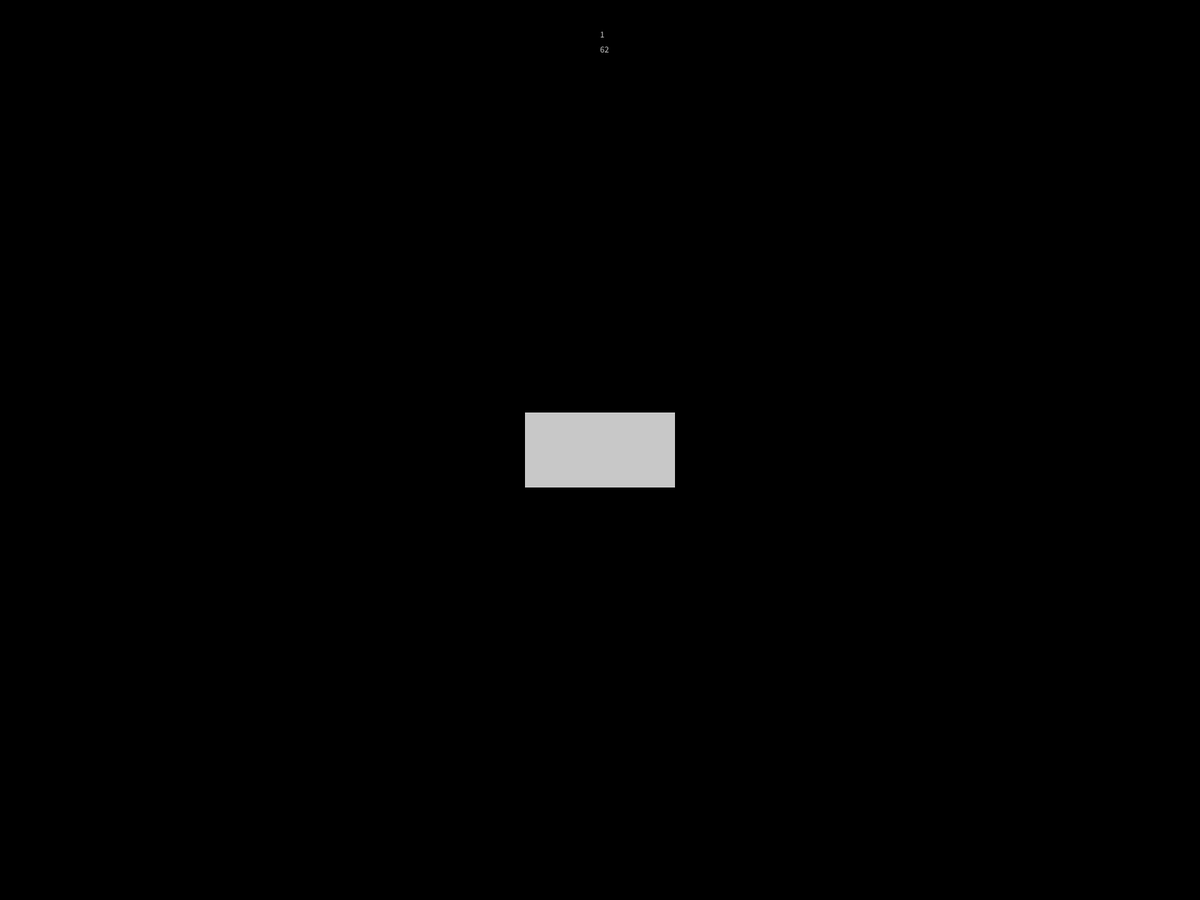
Frame 1 (no input)
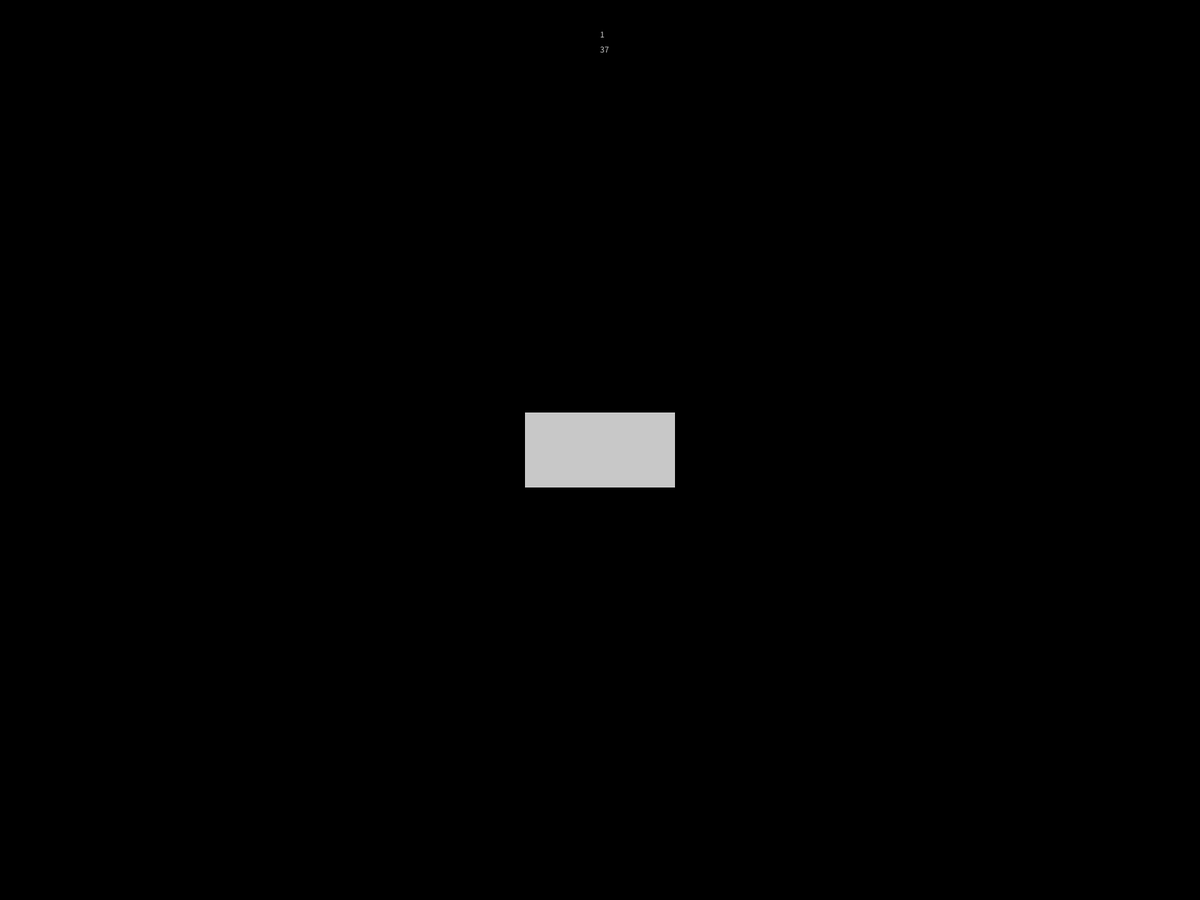
Frame 60 (the mouse pressed at the canvas centre just before this capture)
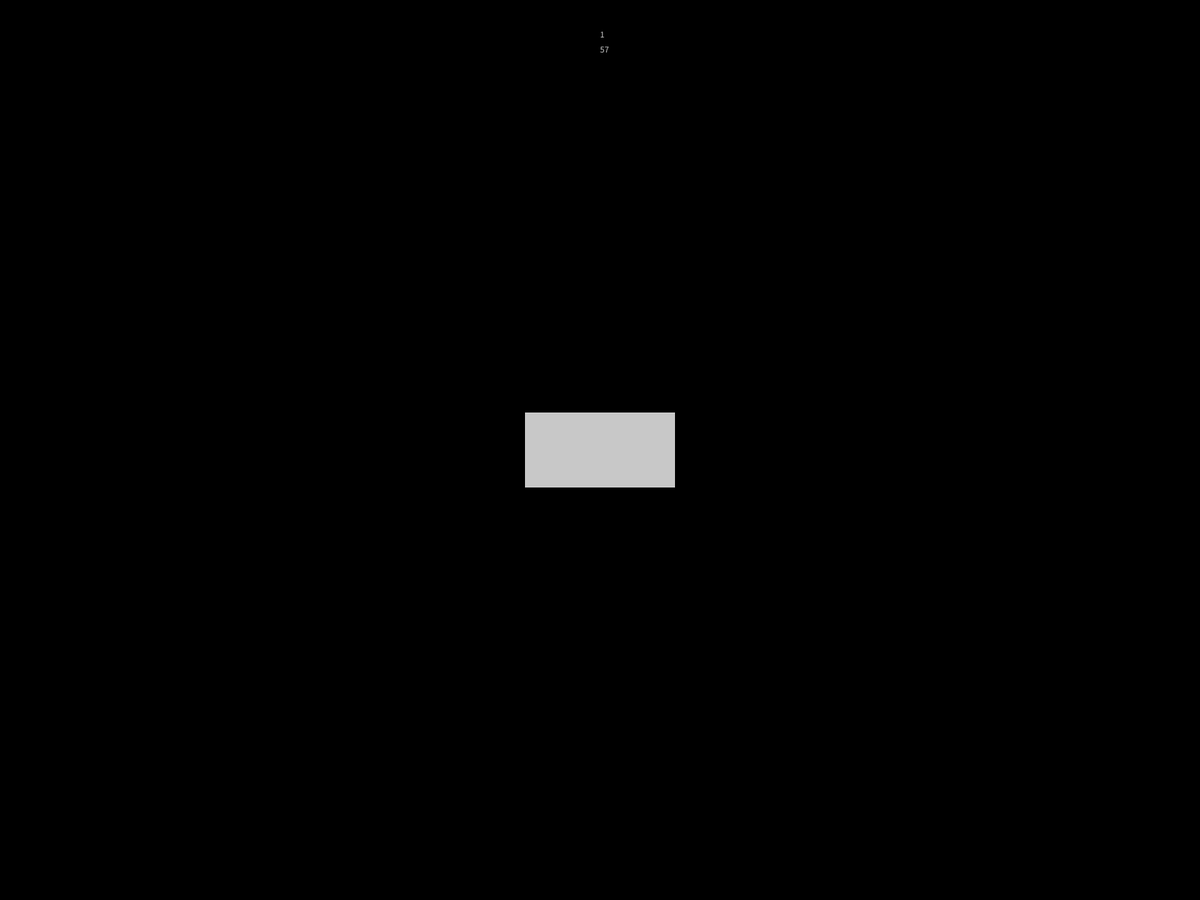
Frame 120 (the mouse held since frame 60 and released just before this capture)

The Processing sketch that drew these frames (run headless with seeded random() and noise(); from frame 60 on, the mouse is pressed at the canvas centre):

// Processing sketch: CutMesh
// ── CutMesh.pde

// #region - Setup

ArrayList<Object> objects;
PVector cutStart;

void setup() {
  fullScreen();
  rectMode(CENTER);
  setupVariables();
}


void setupVariables() {
  objects = new ArrayList<Object>();
  objects.add(new Object(
    new PVector(width/2, height/2),
    new PVector[] {
      new PVector(-100, -50),
      new PVector(100, -50),
      new PVector(100, 50),
      new PVector(-100, 50)
    }
  ));
}

// #endregion


// #region - Main

void draw() {
  background(0);
  updateObjects();
  updateInput();
}


void updateObjects() {
  for (int i = objects.size()-1; i >= 0; i--) {
    objects.get(i).update();
  }
  text(objects.size(), width/2, 50);
  text((int)frameRate, width/2, 70);
}


void updateInput() {
  if (cutStart != null) {
    stroke(255);
    PVector p = getMousePos();
    line(cutStart.x, cutStart.y, p.x, p.y);
    for (Object obj : objects) {
      obj.callCut(new PVector[] {cutStart, p}, true);
    }
  }

  for (Object obj : objects) {
    if (mousePressed && mouseButton == RIGHT) {
      if (dist(mouseX, mouseY, obj.pos.x, obj.pos.y) < 100) {
        obj.grabbed = true;
      }
    } else {
      obj.grabbed = false;
    }
  }
}

// #endregion


// #region - Input

void mousePressed() {
  if (mouseButton == LEFT) {
    cutStart = getMousePos();
  }
}


void mouseReleased() {
  if (cutStart != null) {
    for (int i = objects.size()-1; i >= 0; i--) {
      objects.get(i).callCut(new PVector[] {cutStart, getMousePos()}, false);
    }
    cutStart = null;
  }
}



void mouseWheel(MouseEvent event) {
  float e = event.getCount();
  for (Object obj : objects) {
    if (e>=0) {
      PVector dir = obj.pos.copy() .sub(getMousePos()) .mult(0.05);
      dir.setMag(dir.mag()>20?20:dir.mag());
      obj.applyForce(dir);
    } else {
      PVector dir = getMousePos() .sub(obj.pos.copy()) .mult(0.05);
      dir.setMag(dir.mag()>20?20:dir.mag());
      obj.applyForce(dir);
    }
  }
}


PVector getMousePos() {
  return new PVector(mouseX, mouseY);
}


void keyPressed() {
  if (keyCode == 9) {
    for (Object obj : objects) {
      obj.pos = new PVector(
        random(width),
        random(height)
      );
    }
  }
}

// #endregion


// #region - Other

PVector vecNorm(PVector vec) {
  return new PVector(-vec.y, vec.x);
}


PVector getIntersect(PVector[] l1, PVector[] l2) {
  double a1 = l1[1].y-l1[0].y;
  double b1 = l1[0].x-l1[1].x;
  double c1 = a1*l1[0].x+b1*l1[0].y;
  double a2 = l2[1].y-l2[0].y;
  double b2 = l2[0].x-l2[1].x;
  double c2 = a2*l2[0].x+b2*l2[0].y;

  double determinant = a1*b2-a2*b1;
  if (determinant==0) return null;
  double px = (b2*c1 - b1*c2)/determinant;
  double py = (a1*c2 - a2*c1)/determinant;

  boolean valid = true
  && px >= min(l1[0].x, l1[1].x)
  && px <= max(l1[0].x, l1[1].x)
  && py >= min(l1[0].y, l1[1].y)
  && py <= max(l1[0].y, l1[1].y)
  && px >= min(l2[0].x, l2[1].x)
  && px <= max(l2[0].x, l2[1].x)
  && py >= min(l2[0].y, l2[1].y)
  && py <= max(l2[0].y, l2[1].y);
  if (!valid) return null;
  return new PVector((float)px, (float)py);
}

// #endregion


class Object {
  // #region - Setup

  PVector pos;
  PVector vel;
  PVector acc;
  PVector[] points;
  boolean grabbed;


  Object(PVector pos_, PVector[] points_) {
    pos = pos_;
    vel = new PVector(0, 0);
    acc = new PVector(0, 0);
    points = points_;
  }

  // #endregion


  // #region - Main

  void update() {
    movement();
    show();
  }


  void movement() {
    updateGrabbed();
    applyForce(vel.copy().mult(-0.05));
    vel.add(acc);
    pos.add(vel);
    acc.mult(0);
  }


  void updateGrabbed() {
    if (grabbed) applyForce(getMousePos().sub(pos).mult(0.02));
  }


  void show() {
    fill(200);
    noStroke();
    beginShape();
    PVector[] np = truePoints();
    for (PVector p : np) {
      vertex(p.x, p.y);
    }
    endShape();
  }

  // #endregion


  // #region - Cut

  void callCut(PVector[] l1, boolean show) {
    PVector[] np = truePoints();
    ArrayList<float[]> intersections = new ArrayList<float[]>();
    for (int i = 0; i < np.length; i++) {
      PVector[] l2 = new PVector[] {np[i], np[(i+1)%np.length]}; // Check each side
      PVector is = getIntersect(l1, l2);

      if (is != null) {
        if (show) {ellipse(is.x, is.y, 5, 5); // Show if needed

        } else {
          PVector dir1 = l2[1].copy().sub(l2[0]); // Get position on side
          PVector dir2 = is.copy().sub(l2[0]);
          float amount = dir2.mag() / dir1.mag();
          intersections.add(new float[] {i, (i+1)%np.length, amount});
        }
      }
    }

    if (intersections.size() == 2 && !show) { // Cut if 2 intersections
      cut(intersections.get(0), intersections.get(1));
    }
  }


  void cut(float[] is1, float[] is2) {
    PVector[] np = truePoints(); // Get positions of intersections
    ArrayList<PVector> p1 = new ArrayList<PVector>();
    ArrayList<PVector> p2 = new ArrayList<PVector>();
    PVector is1p = np[(int)is1[0]].copy() .add(np[(int)is1[1]].copy() .sub(np[(int)is1[0]]) .mult(is1[2]));
    PVector is2p = np[(int)is2[0]].copy() .add(np[(int)is2[1]].copy() .sub(np[(int)is2[0]]) .mult(is2[2]));
    PVector ism = is2p.copy() .add(is1p) .div(2);


    p1.add(is1p);
    for (float ci = is1[1]; ci != (is2[0]+1)%np.length; ci = (ci+1)%np.length) { // Get points of each shape
      p1.add(np[(int)ci]);
    }
    p1.add(is2p);
    p2.add(is2p);
    for (float ci = is2[1]; ci != (is1[0]+1)%np.length; ci = (ci+1)%np.length) {
      p2.add(np[(int)ci]);
    }
    p2.add(is1p);


    PVector p1p = new PVector(0, 0); // Get positions of each shape
    for (PVector p : p1) p1p.add(p);
    p1p.div(p1.size());

    PVector p2p = new PVector(0, 0);
    for (PVector p : p2) p2p.add(p);
    p2p.div(p2.size());


    PVector[] p1a = new PVector[p1.size()]; // Get corrected points of each shape
    for (int i = 0; i < p1.size(); i++) {
      p1a[i] = p1.get(i).copy() .sub(pos) .add(pos.copy() .sub(p1p));
    }
    PVector[] p2a = new PVector[p2.size()];
    for (int i = 0; i < p2.size(); i++) {
      p2a[i] = p2.get(i).copy() .sub(pos) .add(pos.copy() .sub(p2p));
    }


    PVector dir1 = p1p.copy() .sub(ism) .normalize(); // Create shapes and move
    Object o1 = new Object(p1p, p1a);
    o1.applyForce(dir1.mult(0.2));
    objects.add(o1);

    PVector dir2 = p2p.copy() .sub(ism) .normalize();
    Object o2 = new Object(p2p, p2a);
    o2.applyForce(dir2.mult(0.2));
    objects.add(o2);
    objects.remove(this);
  }

  // #endregion


  // #region - Other

  void applyForce(PVector force) {
    acc.add(force);
  }


  PVector[] truePoints() {
    PVector[] np = new PVector[points.length];
    for (int i = 0; i < points.length; i++) {
      PVector p = points[i];
      np[i] = new PVector(pos.x + p.x, pos.y + p.y);
    }
    return np;
  }

  // #endregion
}
